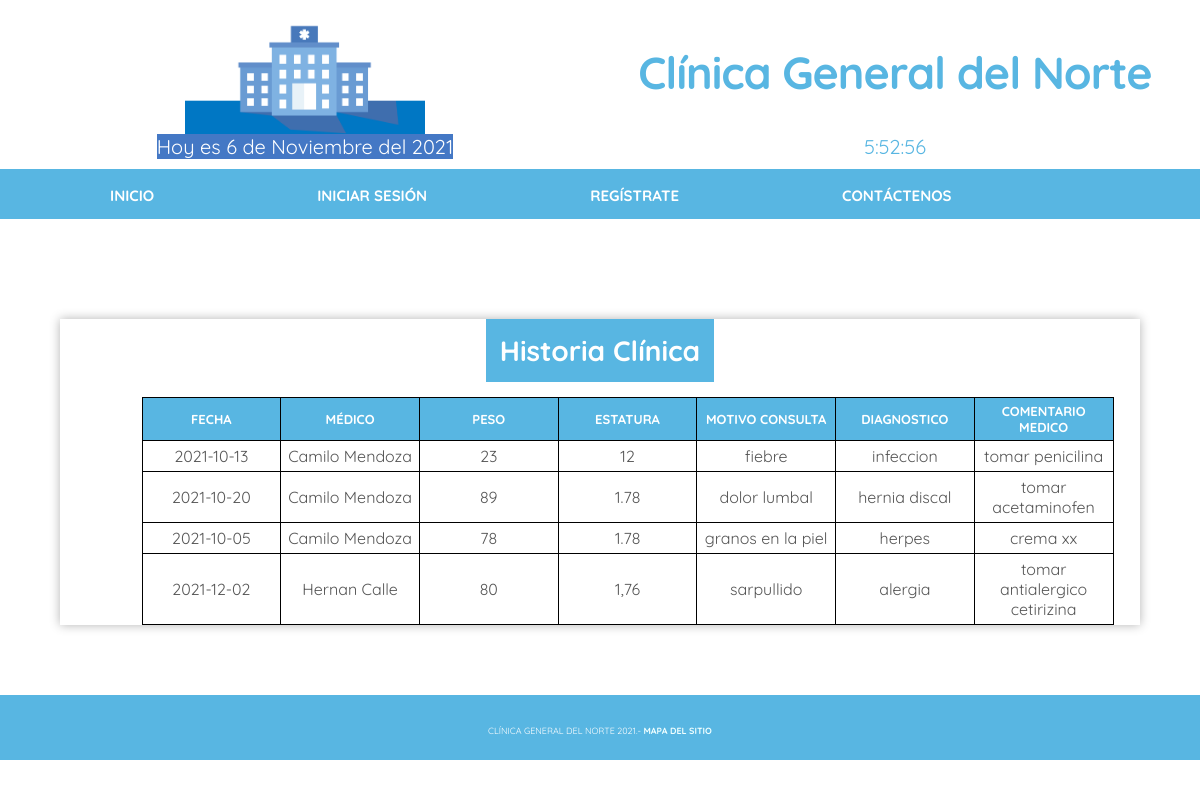
The page /historia_clinica_paciente_admin/14 on the database its author committed.
### tables this page shows
CREATE TABLE citamedica (id_cita INTEGER PRIMARY KEY AUTOINCREMENT NOT NULL, id_paciente INTEGER REFERENCES paciente (id_paciente) ON DELETE CASCADE ON UPDATE CASCADE, id_medico INTEGER REFERENCES medico (id_medico) ON DELETE CASCADE ON UPDATE CASCADE, estado VARCHAR (20), hora TIME, peso VARCHAR, estatura VARCHAR, ocupacion VARCHAR, motivoconsulta VARCHAR, diagnostico VARCHAR, comentariomedico VARCHAR, calificacion INTEGER, fecha DATE, direccion VARCHAR);

CREATE TABLE usuario (id_usuario INTEGER NOT NULL PRIMARY KEY, tipousuario VARCHAR NOT NULL, tipodocumento VARCHAR NOT NULL, numerodocumento INTEGER NOT NULL UNIQUE, nombre VARCHAR NOT NULL, correo VARCHAR NOT NULL UNIQUE, fechanacimiento DATE NOT NULL, genero VARCHAR NOT NULL, direccion VARCHAR NOT NULL, telefono INTEGER NOT NULL, contrasena VARCHAR NOT NULL);

### app.py (the view)
@app.route('/historia_clinica_paciente_admin/<id_paciente>', methods=["Get"])
def historia_clinica_paciente_admin(id_paciente):
     with sqlite3.connect("clinica.db") as con:
        con.row_factory = sqlite3.Row  # Lista de diccionario
        cur = con.cursor()
        cur.execute("SELECT c.id_cita, c.motivoconsulta, c.diagnostico, c.comentariomedico, c.fecha, c.peso, c.estatura, u.nombre  FROM citamedica c  INNER  JOIN usuario u on c.id_medico = u.id_usuario WHERE  c.estado = 'Atendido' AND  c.id_paciente = ? ", [id_paciente])
        rows = cur.fetchall()
        return render_template("/historia_clinica_paciente.html", rows=rows)

### templates/historia_clinica_paciente.html (shortened to what this page needs)
{% extends './base.html' %}
{% block container %}
<div class="fondo">
	<div class="form-container-historia-clinica">
		<div class="titulo_perfil_usuario">
			<h1>Historia Clínica </h1>
		</div>
		<table class="tablalistadocita" >
			<thead>
				<tr>
					<th class="cabeceratabla">
						<h2 class="letracabecetabla" style="font-size: 13px;">FECHA </h2>
					</th>
					<th class="cabeceratabla">
						<h2 class="letracabecetabla" style="font-size: 13px;">MÉDICO</h2>
					</th>
					<th class="cabeceratabla">
						<h2 class="letracabecetabla" style="font-size: 13px;">PESO</h2>
					</th>
					<th class="cabeceratabla">
						<h2 class="letracabecetabla" style="font-size: 13px;">ESTATURA</h2>
					</th>
					<th class="cabeceratabla">
						<h2 class="letracabecetabla" style="font-size: 13px;">MOTIVO CONSULTA </h2>
					</th>
					<th class="cabeceratabla">
						<h2 class="letracabecetabla" style="font-size: 13px;">DIAGNOSTICO </h2>
					</th>
					<th class="cabeceratabla">
						<h2 class="letracabecetabla" style="font-size: 13px;">COMENTARIO MEDICO </h2>
					</th>
				</tr>
			</thead>
			<tbody>
				{% for cita in rows %}
				<tr>
					<td>{{ cita["fecha"] }}</td>
					<td>{{ cita["nombre"] }}</td>
					<td>{{ cita["peso"] }}</td>
					<td>{{ cita["estatura"] }}</td>
					<td>{{ cita["motivoconsulta"] }}</td>
					<td>{{ cita["diagnostico"] }}</td>
					<td>{{ cita["comentariomedico"] }}</td>
				</tr>
				{% endfor %}
			</tbody>
		</table>
	</div>
</div>
{% endblock %}

### templates/base.html (shortened to what this page needs)
<!DOCTYPE html>
<html lang="es">
<html xmlns="http://www.w3.org/1999/xhtml">
<head>
	<link href="{{ url_for('static',filename='/css/styles.css') }}" rel="stylesheet" type="text/css">
</head>
<body>
	<div id="wrapper">
		<div id="header">
			<div id="logo">
				<img src="{{ '/static/images/hospital.gif' }}" HSPACE="80px" alt="logo">
				<h1><a href="{{ '/' }}">Clínica General del Norte </a></h1>
					<div class="fecha"  >
				</div>
						<div id="reloj" style="font-size:20px;"></div>
		</div>
		<div id="menu">
			<ul>
				<li><a href="{{ '/' }}">INICIO</a></li>
				<li><a href="{{ '/login' }}">INICIAR SESIÓN </a></li>
				<li><a href="{{ '/registropaciente' }}">REGÍSTRATE</a></li>
				<li><a href="{{ '/contactenos' }}">CONTÁCTENOS</a></li>
				<li><a href="{{ '/conozcanos' }}">CONÓZCANOS</a></li>
			</ul>
		</div>
		{% block container %}
		{% endblock %}
		<br>
		<footer id="footer">
			<p>Clínica General del Norte 2021.- <a style="color: azure;" href="{{ '/mapadenavegacion' }}">Mapa Del Sitio</a></p>
		</footer>
	</div>
</body>
</html>

### static/css/styles.css (style rules this page uses)
:root { --white: #FFFFFF; --black: #000000; --blue-color: #58b6e2; --blue-color-2: #009fd9; --white-color: #FFF; --grey-color: #555; --text-input-field: #F7F7F7; --sm: 14px; --md: 16px; --lg: 18px; --mx: 24px; --xxl: 32px; }
body { margin: 0; padding: 0; background: var(--white-color) repeat-x left top; font-family: 'Quicksand', sans-serif; color: var(--grey-color); }
p, ul, ol { margin-top: 0; line-height: 180%; }
a { text-decoration: none; color: var(--blue-color); font-weight: bold; }
#wrapper { margin: 0 auto; padding: 0; background-color: var(--white-color); }
#header { margin: 0 auto; background: no-repeat left top; background-color: var(--white-color); }
#logo { margin: 0; padding: 10px; color: var(--blue-color); display: grid; grid-template-columns: 1fr 1fr; align-items: center; justify-items: center; }
#logo h1 { letter-spacing: -1px; font-size: 2.8em; }
#logo img { width: 240px; }
#logo a { border: none; background: none; text-decoration: none; color: var(--blue-color) }
#menu { height: 50px; margin: 0 auto; padding: 0; background-color: var(--blue-color); }
#menu ul { margin: 0; padding: 0; padding-left: 30px; list-style: none; line-height: normal; }
#menu li { padding-left: 60px; padding-right: 60px; float: left; height: 50px; background: no-repeat right top; }
#menu a { display: block; margin-top: 10px; margin-right: 3px; padding: 7px 20px 7px 20px; text-decoration: none; font-family: 'Quicksand', sans-serif; font-size: 15px; font-weight: bold; color: #FFFFFF; border: none; }
h2 { text-align: center; margin: 0; }
.fondo { background-color: white; width: 100%; height: 100%; display: grid; place-items: center; }
p { text-align: center; }
#footer { height: 50px; margin: 0 auto; padding: 0px 0 15px 0; font-family: 'Quicksand', sans-serif; color: white; background-color: var(--blue-color); }
#footer p { padding-top: 30px; line-height: normal; font-size: 9px; text-transform: uppercase; text-align: center; }
.titulo_perfil_usuario { text-align: center; font-size: var(--sm); background-color: var(--blue-color); }
.titulo_perfil_usuario h1 { color: var(--white-color); padding: 0; margin: 0; }
.tabladetacita, thead, th, tr, td { align-items: center; width: 80%; border: solid 1px black; border-collapse: collapse; padding: 5px; text-align: center; }
.cabeceratabla { background-color: var(--blue-color); }
.letracabecetabla { font-family: 'Quicksand', sans-serif; font-size: var(--md); color: #FFFFFF }
.form-container-historia-clinica { margin: 50px; width: 90%; box-shadow: 0 0 10px 0 rgba(0, 0, 0, .3); justify-items: center; color: var(--blue-color); }
.form-container-historia-clinica .tablalistadocita { margin-left: 55px; margin-top: 15px; }
.form-container-historia-clinica > * { padding: 1em; }
.solicitar_cita, td { border-collapse: collapse; table-layout: fixed; width: 80%; text-align: center; }
.solicitar_cita td, tr { color: var(--grey-color); }
.tablalistadocita { table-layout: fixed; width: 90%; border: solid 1px black; border-collapse: collapse; padding: 5px; text-align: center; }
.fecha { font-size: 20px; color: rgb(255, 255, 255); background-color: #4478c5; }

### rows shown on the page
citamedica: fecha "2021-10-13", nombre "Camilo Mendoza", peso "23", estatura "12", motivoconsulta "fiebre", diagnostico "infeccion", comentariomedico "tomar penicilina"
citamedica: fecha "2021-10-20", nombre "Camilo Mendoza", peso "89", estatura "1.78", motivoconsulta "dolor lumbal", diagnostico "hernia discal", comentariomedico "tomar acetaminofen"
citamedica: fecha "2021-10-05", nombre "Camilo Mendoza", peso "78", estatura "1.78", motivoconsulta "granos en la piel", diagnostico "herpes", comentariomedico "crema xx"
citamedica: fecha "2021-12-02", nombre "Hernan Calle", peso "80", estatura "1,76", motivoconsulta "sarpullido", diagnostico "alergia", comentariomedico "tomar antialergico cetirizina"
